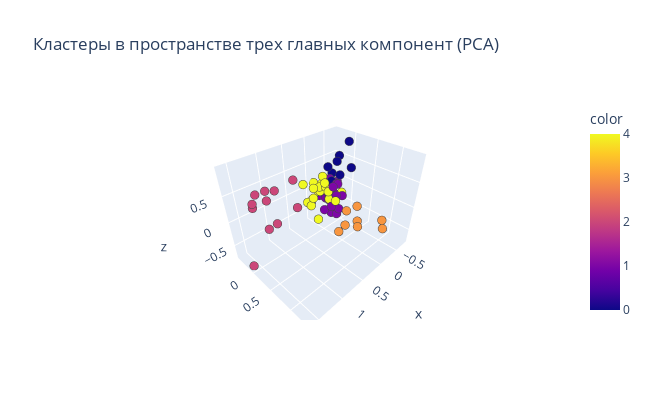

Here is the notebook cell this chart was saved with:
### Code cell
fig = px.scatter_3d(
    x=X_pca[:,0], y=X_pca[:,1], z=X_pca[:,2],
    title='Кластеры в пространстве трех главных компонент (PCA)',
    color=kmeans_pca.labels_, width=650, height=400)
fig.update_traces(marker={'size':3}, marker_line_width=0.5)
fig.show()
